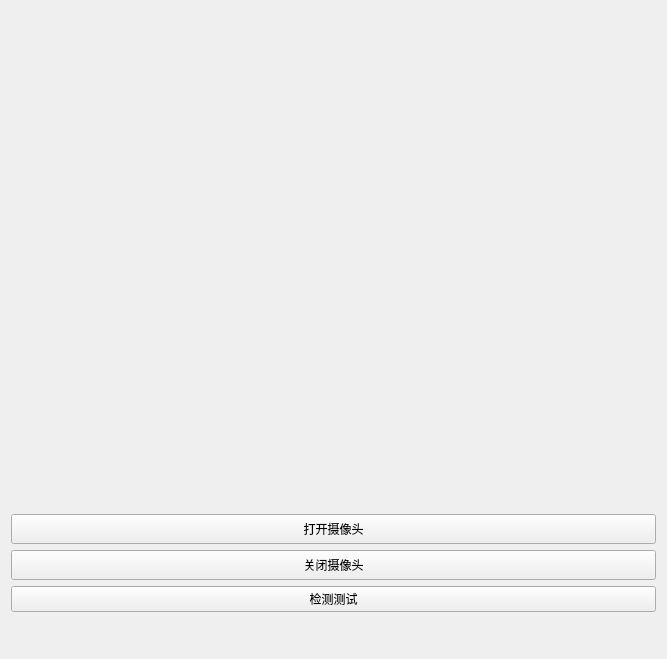
<?xml version="1.0" encoding="UTF-8"?>
<ui version="4.0">
 <class>MainWindow</class>
 <widget class="QMainWindow" name="MainWindow">
  <property name="geometry">
   <rect>
    <x>0</x>
    <y>0</y>
    <width>667</width>
    <height>659</height>
   </rect>
  </property>
  <property name="windowTitle">
   <string>MainWindow</string>
  </property>
  <widget class="QWidget" name="centralWidget">
   <layout class="QGridLayout" name="gridLayout">
    <item row="4" column="0">
     <widget class="QPushButton" name="close">
      <property name="minimumSize">
       <size>
        <width>0</width>
        <height>30</height>
       </size>
      </property>
      <property name="text">
       <string>关闭摄像头</string>
      </property>
     </widget>
    </item>
    <item row="1" column="0">
     <widget class="QLabel" name="label">
      <property name="minimumSize">
       <size>
        <width>0</width>
        <height>100</height>
       </size>
      </property>
      <property name="text">
       <string/>
      </property>
     </widget>
    </item>
    <item row="7" column="0">
     <widget class="QLabel" name="statuslabel">
      <property name="enabled">
       <bool>true</bool>
      </property>
      <property name="minimumSize">
       <size>
        <width>0</width>
        <height>10</height>
       </size>
      </property>
      <property name="maximumSize">
       <size>
        <width>16777215</width>
        <height>30</height>
       </size>
      </property>
      <property name="text">
       <string/>
      </property>
     </widget>
    </item>
    <item row="2" column="0">
     <widget class="QPushButton" name="open">
      <property name="minimumSize">
       <size>
        <width>0</width>
        <height>30</height>
       </size>
      </property>
      <property name="text">
       <string>打开摄像头</string>
      </property>
     </widget>
    </item>
    <item row="5" column="0">
     <widget class="QPushButton" name="test">
      <property name="text">
       <string>检测测试</string>
      </property>
     </widget>
    </item>
   </layout>
  </widget>
 </widget>
 <layoutdefault spacing="6" margin="11"/>
 <resources/>
 <connections/>
</ui>
